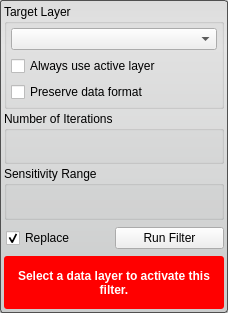
<?xml version="1.0" encoding="UTF-8"?>
<ui version="4.0">
 <class>GradientAnisotropicDiffusionFilterInterface</class>
 <widget class="QWidget" name="GradientAnisotropicDiffusionFilterInterface">
  <property name="geometry">
   <rect>
    <x>0</x>
    <y>0</y>
    <width>228</width>
    <height>313</height>
   </rect>
  </property>
  <property name="sizePolicy">
   <sizepolicy hsizetype="MinimumExpanding" vsizetype="MinimumExpanding">
    <horstretch>0</horstretch>
    <verstretch>0</verstretch>
   </sizepolicy>
  </property>
  <property name="windowTitle">
   <string>Anisotropic Diffusion Filter</string>
  </property>
  <property name="styleSheet">
   <string notr="true">QWidget#GradientAnisotropicDiffusionFilterInterface{
  border-radius: 3px;
  border: 1px solid rgb(80, 80,80);
  background-color: qlineargradient(spread:pad, x1:0.5, y1:0, x2:0.5, y2:0.960227, stop:0 rgba(221, 221, 221, 255), stop:0.155779 rgba(228, 228, 228, 255), stop:1 rgba(202, 204, 204, 255));      
}</string>
  </property>
  <layout class="QVBoxLayout" name="verticalLayout">
   <property name="spacing">
    <number>2</number>
   </property>
   <property name="margin">
    <number>4</number>
   </property>
   <item>
    <widget class="QGroupBox" name="target_groupbox_">
     <property name="title">
      <string>Target Layer</string>
     </property>
     <layout class="QVBoxLayout" name="verticalLayout_4">
      <property name="margin">
       <number>4</number>
      </property>
      <item>
       <widget class="QtUtils::QtDropableComboBox" name="target_layer_">
        <property name="sizePolicy">
         <sizepolicy hsizetype="Ignored" vsizetype="Fixed">
          <horstretch>0</horstretch>
          <verstretch>0</verstretch>
         </sizepolicy>
        </property>
       </widget>
      </item>
      <item>
       <widget class="QWidget" name="widget" native="true">
        <property name="minimumSize">
         <size>
          <width>0</width>
          <height>20</height>
         </size>
        </property>
        <layout class="QHBoxLayout" name="horizontalLayout_5">
         <property name="spacing">
          <number>0</number>
         </property>
         <property name="margin">
          <number>0</number>
         </property>
         <item>
          <widget class="QCheckBox" name="use_active_layer_">
           <property name="text">
            <string>Always use active layer</string>
           </property>
          </widget>
         </item>
        </layout>
       </widget>
      </item>
      <item>
       <widget class="QWidget" name="widget_2" native="true">
        <property name="minimumSize">
         <size>
          <width>0</width>
          <height>20</height>
         </size>
        </property>
        <layout class="QHBoxLayout" name="horizontalLayout_4">
         <property name="spacing">
          <number>0</number>
         </property>
         <property name="margin">
          <number>0</number>
         </property>
         <item>
          <widget class="QCheckBox" name="preserve_data_format_">
           <property name="text">
            <string>Preserve data format</string>
           </property>
          </widget>
         </item>
        </layout>
       </widget>
      </item>
     </layout>
    </widget>
   </item>
   <item>
    <widget class="QGroupBox" name="groupBox">
     <property name="title">
      <string>Number of Iterations</string>
     </property>
     <layout class="QHBoxLayout" name="horizontalLayout_2">
      <property name="spacing">
       <number>0</number>
      </property>
      <property name="leftMargin">
       <number>4</number>
      </property>
      <property name="topMargin">
       <number>2</number>
      </property>
      <property name="rightMargin">
       <number>4</number>
      </property>
      <property name="bottomMargin">
       <number>4</number>
      </property>
      <item>
       <widget class="QtUtils::QtLogSliderIntCombo" name="iterations_" native="true"/>
      </item>
     </layout>
    </widget>
   </item>
   <item>
    <widget class="QGroupBox" name="groupBox_2">
     <property name="title">
      <string>Sensitivity Range</string>
     </property>
     <layout class="QHBoxLayout" name="horizontalLayout_3">
      <property name="spacing">
       <number>0</number>
      </property>
      <property name="leftMargin">
       <number>4</number>
      </property>
      <property name="topMargin">
       <number>2</number>
      </property>
      <property name="rightMargin">
       <number>4</number>
      </property>
      <property name="bottomMargin">
       <number>4</number>
      </property>
      <item>
       <widget class="QtUtils::QtSliderDoubleCombo" name="sensitivity_" native="true"/>
      </item>
     </layout>
    </widget>
   </item>
   <item>
    <widget class="QWidget" name="replaceRunWidget" native="true">
     <property name="minimumSize">
      <size>
       <width>0</width>
       <height>32</height>
      </size>
     </property>
     <property name="maximumSize">
      <size>
       <width>16777215</width>
       <height>32</height>
      </size>
     </property>
     <layout class="QHBoxLayout" name="horizontalLayout" stretch="1,1">
      <property name="spacing">
       <number>0</number>
      </property>
      <property name="leftMargin">
       <number>2</number>
      </property>
      <property name="topMargin">
       <number>0</number>
      </property>
      <property name="rightMargin">
       <number>0</number>
      </property>
      <property name="bottomMargin">
       <number>0</number>
      </property>
      <item>
       <widget class="QCheckBox" name="replaceCheckBox">
        <property name="text">
         <string>Replace</string>
        </property>
        <property name="checked">
         <bool>true</bool>
        </property>
       </widget>
      </item>
      <item>
       <widget class="QPushButton" name="runFilterButton">
        <property name="text">
         <string>Run Filter</string>
        </property>
       </widget>
      </item>
     </layout>
    </widget>
   </item>
   <item>
    <widget class="QWidget" name="message_alert_" native="true">
     <property name="minimumSize">
      <size>
       <width>0</width>
       <height>32</height>
      </size>
     </property>
     <property name="styleSheet">
      <string notr="true">QLabel#message_{
  color: white;
  font: bold;
}

QWidget#message_alert_{
  border-radius: 3px;
  background-color: red;
}</string>
     </property>
     <layout class="QHBoxLayout" name="horizontalLayout_6">
      <property name="spacing">
       <number>0</number>
      </property>
      <property name="margin">
       <number>4</number>
      </property>
      <item>
       <widget class="QLabel" name="message_">
        <property name="text">
         <string>Select a data layer to activate this filter.</string>
        </property>
        <property name="alignment">
         <set>Qt::AlignCenter</set>
        </property>
        <property name="wordWrap">
         <bool>true</bool>
        </property>
       </widget>
      </item>
     </layout>
    </widget>
   </item>
  </layout>
 </widget>
 <customwidgets>
  <customwidget>
   <class>QtUtils::QtDropableComboBox</class>
   <extends>QComboBox</extends>
   <header location="global">QtUtils/Widgets/QtDropableComboBox.h</header>
  </customwidget>
  <customwidget>
   <class>QtUtils::QtSliderDoubleCombo</class>
   <extends>QWidget</extends>
   <header location="global">QtUtils/Widgets/QtSliderDoubleCombo.h</header>
   <container>1</container>
  </customwidget>
  <customwidget>
   <class>QtUtils::QtLogSliderIntCombo</class>
   <extends>QWidget</extends>
   <header location="global">QtUtils/Widgets/QtLogSliderIntCombo.h</header>
   <container>1</container>
  </customwidget>
 </customwidgets>
 <resources/>
 <connections/>
</ui>
